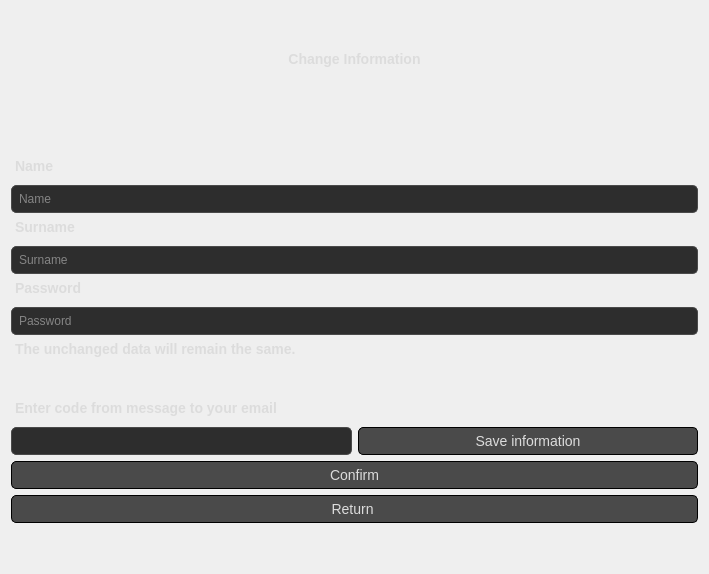
<?xml version="1.0" encoding="UTF-8"?>
<ui version="4.0">
 <class>HandleInfoClass</class>
 <widget class="QDialog" name="HandleInfoClass">
  <property name="geometry">
   <rect>
    <x>0</x>
    <y>0</y>
    <width>709</width>
    <height>551</height>
   </rect>
  </property>
  <property name="windowTitle">
   <string>HandleInfoClass</string>
  </property>
  <property name="styleSheet">
   <string notr="true">QWidget {
   /* Темный фон */
    color: #dcdcdc; /* Светлый текст */
    font-family: &quot;Arial&quot;, sans-serif;
}

QLineEdit {
    background-color: #2d2d2d; /* Темный фон для полей ввода */
    border: 1px solid #4a4a4a; /* Тонкая граница */
    border-radius: 5px; /* Закругленные углы */
    padding: 5px;
    color: #dcdcdc; /* Светлый цвет текста */
}

QLineEdit:focus {
    border: 1px solid #6a5acd; /* При фокусе — светло-фиолетовая граница */
    background-color: #353535; /* Слегка светлее фон при фокусе */
}

QPushButton {
    background-color: #4a4a4a; /* Темно-серый фон кнопок */
    border: 1px solid black; /* Граница с фиолетовым оттенком */
    border-radius: 5px; /* Закругленные углы кнопок */
    padding: 5px;
    color: #dcdcdc; /* Светлый текст на кнопках */
    font-size: 14px;
}

QPushButton:hover {
    border-color: #8a7fb3; /* Светлая граница */
}

QPushButton:pressed {
    background-color: #5a4f85; /* Темный фиолетовый при нажатии */
}

QLabel {
    font-size: 14px;
    font-weight: bold;
    margin-bottom: 5px;
}

QFrame {
    border: none;
}

QGroupBox {
    border: 1px solid #3a3a3a;
    border-radius: 5px;
    padding: 10px;
    background-color: #2d2d2d;
}

QGroupBox:title {
    color: #dcdcdc;
    padding: 5px;
    font-size: 18px;
}
</string>
  </property>
  <layout class="QVBoxLayout" name="verticalLayout">
   <item>
    <layout class="QVBoxLayout" name="verticalLayout_6">
     <item>
      <spacer name="verticalSpacer_4">
       <property name="orientation">
        <enum>Qt::Orientation::Vertical</enum>
       </property>
       <property name="sizeType">
        <enum>QSizePolicy::Policy::Fixed</enum>
       </property>
       <property name="sizeHint" stdset="0">
        <size>
         <width>20</width>
         <height>40</height>
        </size>
       </property>
      </spacer>
     </item>
     <item>
      <widget class="QLabel" name="label">
       <property name="sizePolicy">
        <sizepolicy hsizetype="Preferred" vsizetype="Fixed">
         <horstretch>0</horstretch>
         <verstretch>0</verstretch>
        </sizepolicy>
       </property>
       <property name="text">
        <string>Change Information</string>
       </property>
       <property name="alignment">
        <set>Qt::AlignmentFlag::AlignCenter</set>
       </property>
      </widget>
     </item>
     <item>
      <spacer name="verticalSpacer">
       <property name="orientation">
        <enum>Qt::Orientation::Vertical</enum>
       </property>
       <property name="sizeType">
        <enum>QSizePolicy::Policy::Fixed</enum>
       </property>
       <property name="sizeHint" stdset="0">
        <size>
         <width>20</width>
         <height>80</height>
        </size>
       </property>
      </spacer>
     </item>
     <item>
      <widget class="QLabel" name="label_2">
       <property name="text">
        <string>Name</string>
       </property>
      </widget>
     </item>
     <item>
      <widget class="QLineEdit" name="nameEdit">
       <property name="placeholderText">
        <string>Name</string>
       </property>
      </widget>
     </item>
     <item>
      <widget class="QLabel" name="label_3">
       <property name="text">
        <string>Surname</string>
       </property>
      </widget>
     </item>
     <item>
      <widget class="QLineEdit" name="surnameEdit">
       <property name="placeholderText">
        <string>Surname</string>
       </property>
      </widget>
     </item>
     <item>
      <widget class="QLabel" name="label_6">
       <property name="text">
        <string>Password</string>
       </property>
      </widget>
     </item>
     <item>
      <widget class="QLineEdit" name="passwordEdit">
       <property name="placeholderText">
        <string>Password</string>
       </property>
      </widget>
     </item>
     <item>
      <spacer name="verticalSpacer_3">
       <property name="orientation">
        <enum>Qt::Orientation::Vertical</enum>
       </property>
       <property name="sizeHint" stdset="0">
        <size>
         <width>20</width>
         <height>40</height>
        </size>
       </property>
      </spacer>
     </item>
    </layout>
   </item>
   <item>
    <widget class="QLabel" name="label_7">
     <property name="text">
      <string>The unchanged data will remain the same.

</string>
     </property>
    </widget>
   </item>
   <item>
    <widget class="QLabel" name="codeLabel">
     <property name="text">
      <string>Enter code from message to your email</string>
     </property>
    </widget>
   </item>
   <item>
    <layout class="QHBoxLayout" name="horizontalLayout">
     <item>
      <widget class="QLineEdit" name="codeLineEdit">
       <property name="sizePolicy">
        <sizepolicy hsizetype="Preferred" vsizetype="Fixed">
         <horstretch>0</horstretch>
         <verstretch>0</verstretch>
        </sizepolicy>
       </property>
      </widget>
     </item>
     <item>
      <widget class="QPushButton" name="checkCodeButton">
       <property name="text">
        <string>Save information</string>
       </property>
      </widget>
     </item>
    </layout>
   </item>
   <item>
    <widget class="QPushButton" name="confirmButton">
     <property name="text">
      <string>Confirm</string>
     </property>
    </widget>
   </item>
   <item>
    <widget class="QPushButton" name="backToMenuButton">
     <property name="text">
      <string>Return </string>
     </property>
    </widget>
   </item>
   <item>
    <spacer name="verticalSpacer_2">
     <property name="orientation">
      <enum>Qt::Orientation::Vertical</enum>
     </property>
     <property name="sizeType">
      <enum>QSizePolicy::Policy::Fixed</enum>
     </property>
     <property name="sizeHint" stdset="0">
      <size>
       <width>20</width>
       <height>40</height>
      </size>
     </property>
    </spacer>
   </item>
  </layout>
 </widget>
 <resources/>
 <connections/>
</ui>
